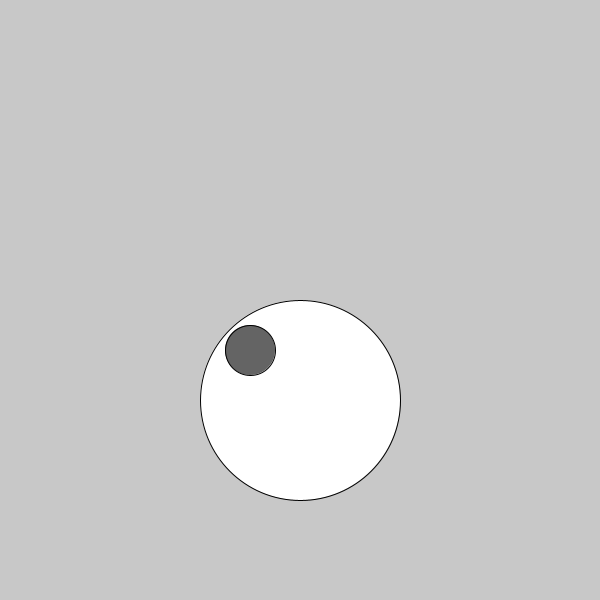
Frame 1 (no input)
Frame 60 (the mouse pressed at the canvas centre just before this capture): identical to frame 1, image omitted
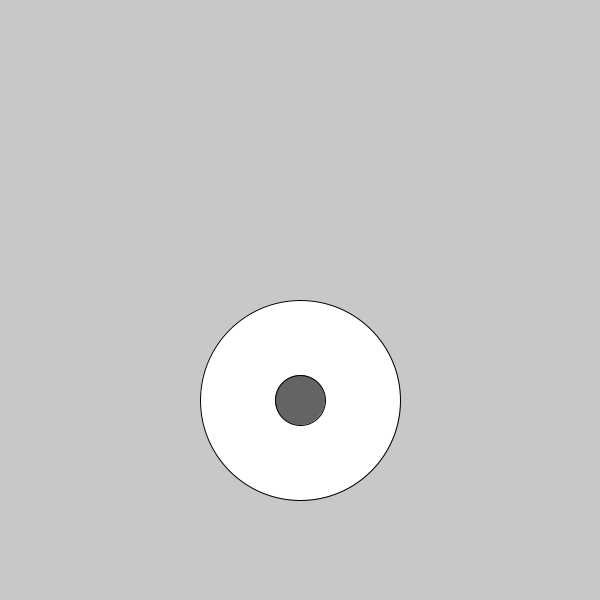
Frame 120 (the mouse held since frame 60 and released just before this capture)

The Processing sketch that drew these frames (run headless with seeded random() and noise(); from frame 60 on, the mouse is pressed at the canvas centre):

// Processing sketch: HW_week5_pt2
// ── HW_week5_pt2.pde
// map() function

// this code maps the mouseX value to a new value keeping an ellipse near the center of the screen.
// it does this by adding the mapped value to width/2.

// change the code so that mouse movement, no matter where it goes on screen,
// will keep the small ellipse inside the big ellipse. 
// you should do this by mapping the value of mouseY and making yPos equal something else.

void setup() {
  size(600, 600);
}

void draw() {
  background(200);
  fill(255);
  ellipse(width/2, 400, 200, 200);


  float xPos = map(mouseX, 0, width, width/2 - 50, width/2 + 50);
  float newY = map(mouseY, 0, height, 350, 450 );
  float yPos = newY;
  fill(100);
  ellipse(xPos, yPos, 50, 50);
}
